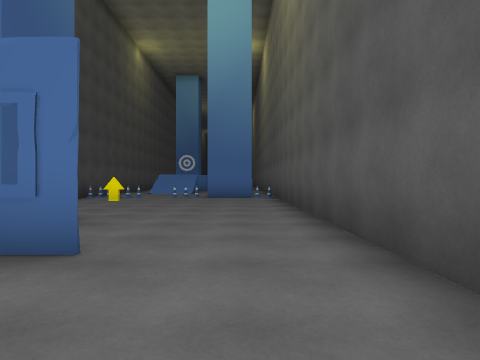
View 1 (above)

16 first-person views from a walk through a 3-D level made in the Unity game engine. The camera is 1.2 m above the floor, looks level and sees 75° across. The floor is counted in squares, 2 m on a side. Each view is taken from the middle of a square. On the plan, view 1 faces up. The plan holds only what a view shows up to about 9 squares ahead; the rest is blank. The place goes on beyond the plan.

View 2
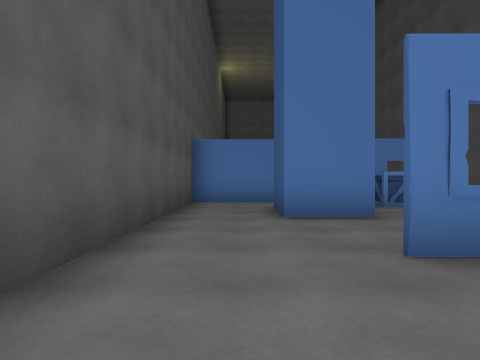

View 3
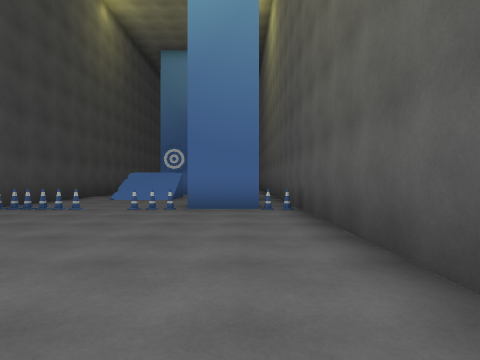

View 4
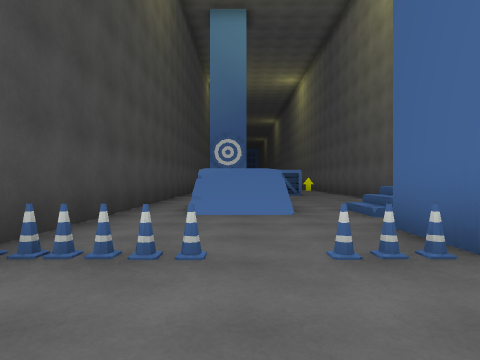

View 5
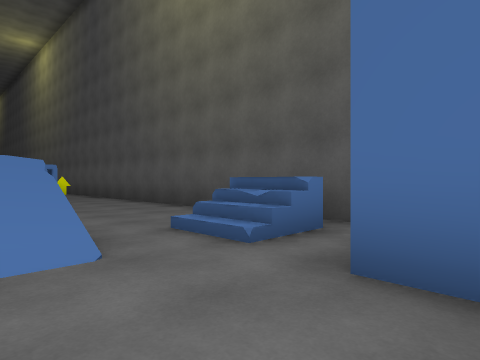

View 6
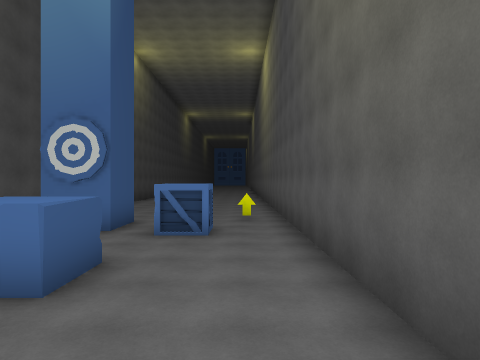

View 7
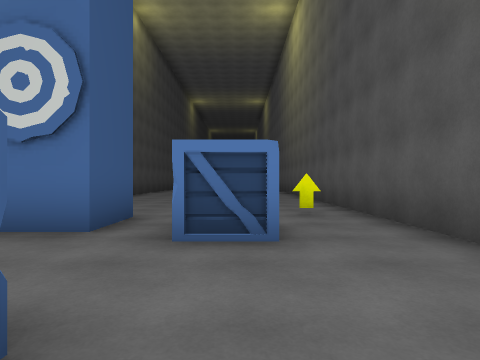

View 8
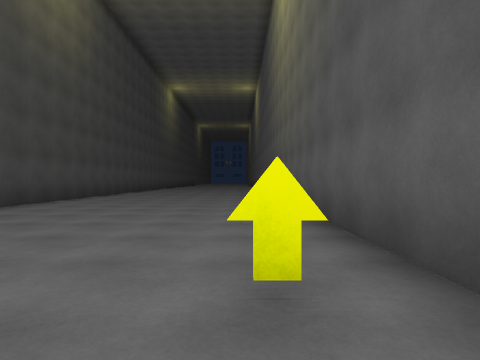

View 9
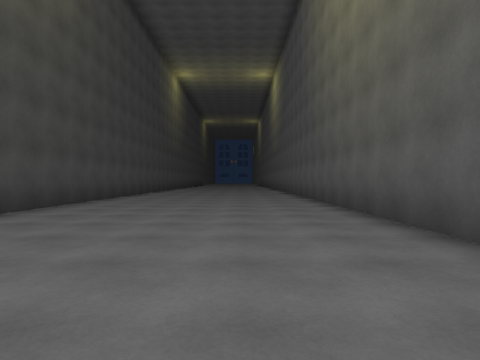

View 10
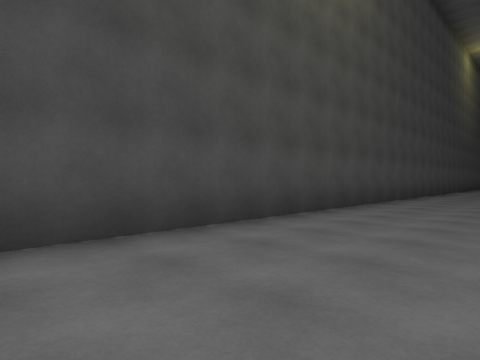

View 11
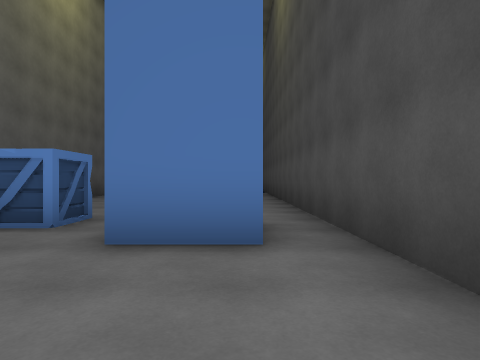

View 12
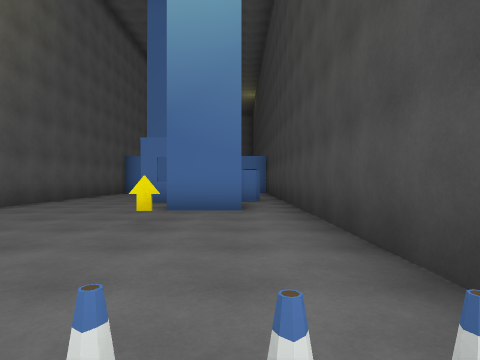

View 13
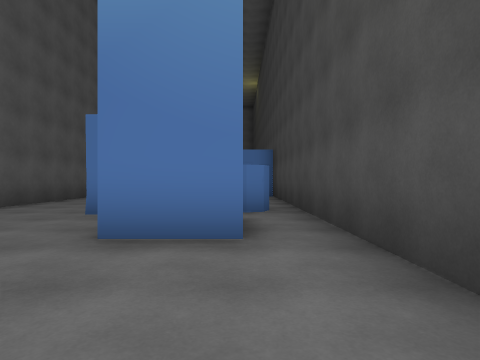

View 14
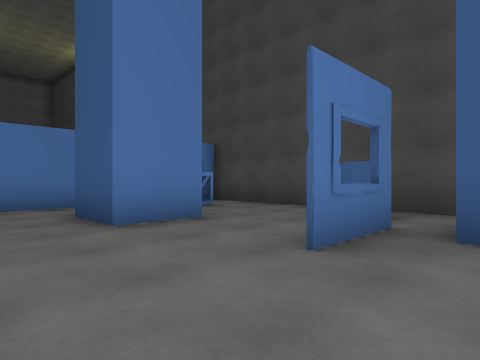

View 15
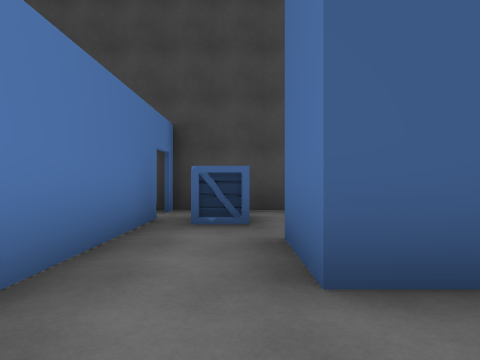

View 16
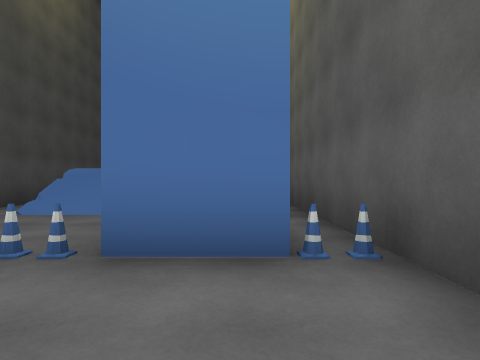

### Floor plan
Key: @ floor where view 1 was taken; # wall or solid block; . floor; / step, stairs or slope; C crate; N cone; O other object.
Columns run from 6 left of view 1 to 2 right of it. Each row starts with its distance up from view 1.
 33 #.......#
 32 #.......#
 31 #.......#
 30 #.......#
 29 #.......#
 28 #.......#
 27 #.......#
 26 #.......#
 25 #.......#
 24 #.......#
 23 #.....O.#
 22 #.##....#
 21 #.##.C..#
 20 #....C..#
 19 #.......#
 18 #. OO...#
 17 #. OO...#
 16 #.......#
 15 #. //...#
 14 #./////.#
 13 #....//.#
 12 #....# .#
 11 #....##.#
 10 #ONNNN.N#
  9 #.......#
  8 #.......#
  7 #..O....#
  6 #.......#
  5 #.......#
  4 #.##....#
  3 #..##...#
  2 #.O.....#
  1 #.......#
  0 #...##@.#
 -1 #...##..#
 -2 #.C.....#
 -3 ##C######

Where each view was taken, in squares from view 1:
view 1: 0 up, 0 right, facing up
view 2: 5 up, 0 right, facing down
view 3: 4 up, 0 right, facing up
view 4: 8 up, 3 left, facing up
view 5: 11 up, 3 left, facing up-right
view 6: 14 up, 0 right, facing up
view 7: 17 up, 1 left, facing up
view 8: 21 up, 0 right, facing up
view 9: 24 up, 1 left, facing up
view 10: 24 up, 2 left, facing up-left
view 11: 25 up, 4 left, facing down
view 12: 11 up, 4 left, facing down
view 13: 8 up, 4 left, facing down
view 14: 4 up, 1 right, facing down-left
view 15: 2 down, 1 right, facing left
view 16: 8 up, 0 right, facing up
